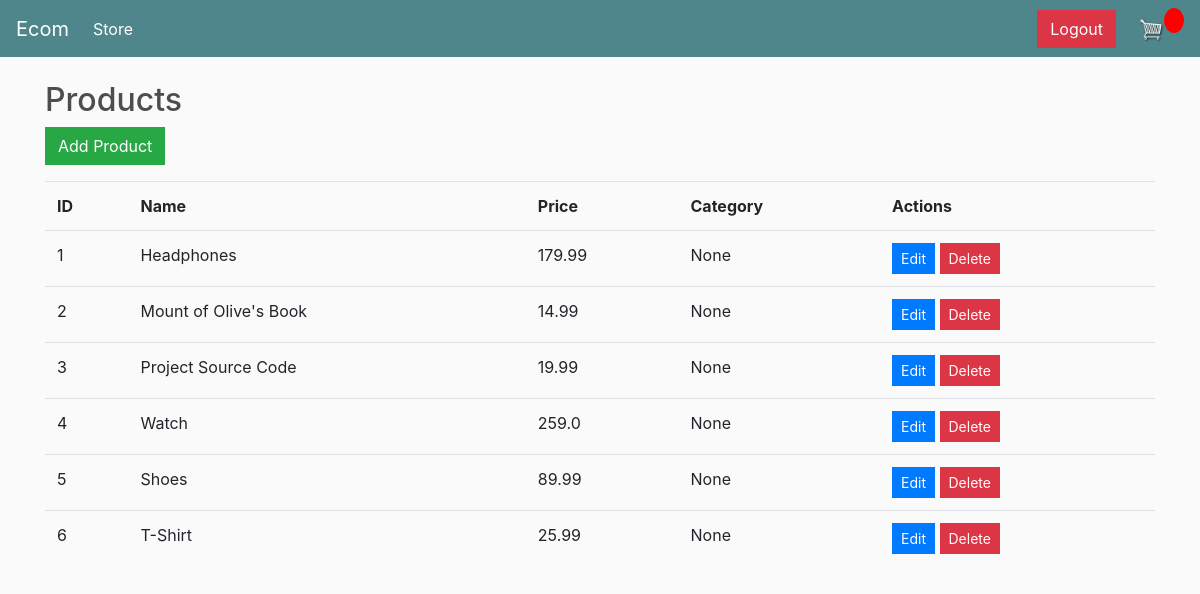
Screenshot of /products/ (signed in) with the database file from the repository.
### store/models.py (models this page shows, shortened)
class Product(models.Model):
    name = models.CharField(max_length=200)
    category = models.ForeignKey(Category, on_delete=models.SET_NULL, null=True, blank=True)
    price = models.FloatField()
    digital = models.BooleanField(default=False, null=True, blank=True)
    image = models.ImageField(null=True, blank=True)

### store/views.py (the view)
# urls.py: path('products/', views.product_list, name='product_list'),
@login_required(login_url='login')
def product_list(request):
    products = Product.objects.all()
    return render(request, 'store/product_list.html', {'products': products})

### store/templates/store/product_list.html
{% extends 'store/main.html' %}
{% block content %}
<h2>Products</h2>
<a href="{% url 'product_create' %}" class="btn btn-success">Add Product</a>
<table class="table mt-3">
  <tr><th>ID</th><th>Name</th><th>Price</th><th>Category</th><th>Actions</th></tr>
  {% for p in products %}
  <tr>
    <td>{{ p.id }}</td>
    <td>{{ p.name }}</td>
    <td>{{ p.price }}</td>
    <td>{{ p.category }}</td>
    <td>
      <a href="{% url 'product_update' p.id %}" class="btn btn-primary btn-sm">Edit</a>
      <a href="{% url 'product_delete' p.id %}" class="btn btn-danger btn-sm">Delete</a>
    </td>
  </tr>
  {% endfor %}
</table>
{% endblock %}

### static/css/main.css (style rules this page uses)
body { background-color: hsl(0, 0%, 98%); }
h1,h2,h3,h4,h5,h6 { color:hsl(0, 0%, 30%); }
.btn { border-radius: 0; }

### rows the page displays
Product: id "1", name "Headphones", price "179.99", category "None"
Product: id "2", name "Mount of Olive's Book", price "14.99", category "None"
Product: id "3", name "Project Source Code", price "19.99", category "None"
Product: id "4", name "Watch", price "259.0", category "None"
Product: id "5", name "Shoes", price "89.99", category "None"
Product: id "6", name "T-Shirt", price "25.99", category "None"
